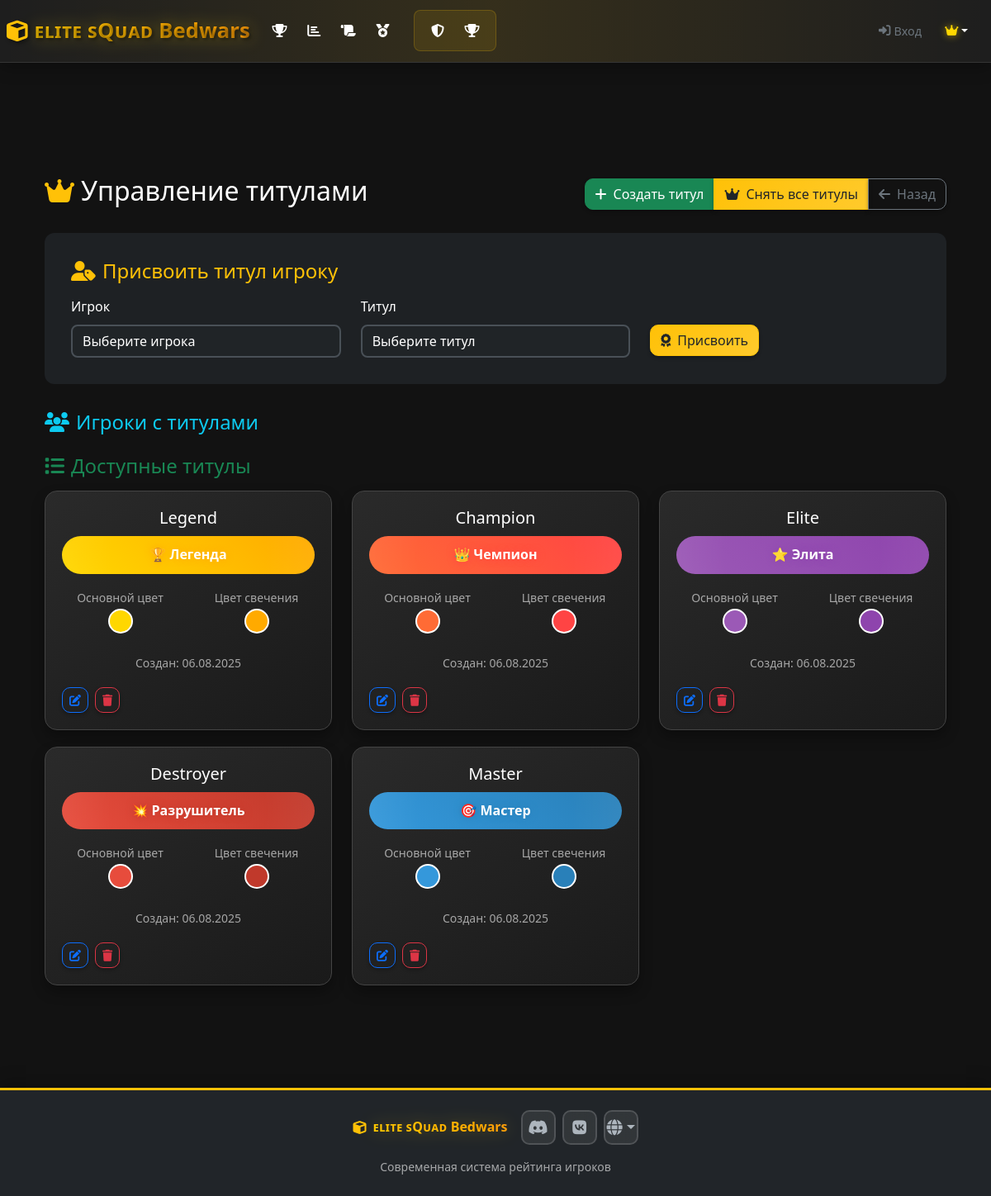
Page /admin/titles (signed in) on the committed database.
### models.py (models this page shows, shortened)
class CustomTitle(db.Model):
    id = db.Column(db.Integer, primary_key=True)
    name = db.Column(db.String(100), nullable=False, unique=True)
    display_name = db.Column(db.String(100), nullable=False)
    color = db.Column(db.String(7), default='#ffd700')  # Hex color
    glow_color = db.Column(db.String(7), default='#ffd700')  # Glow effect color
    is_active = db.Column(db.Boolean, default=True)
    created_at = db.Column(db.DateTime, default=datetime.utcnow)
    created_by = db.Column(db.String(100), default='admin')

### routes.py (the view)
@app.route('/admin/titles')
def admin_titles():
    if not session.get('is_admin', False):
        flash('Доступ запрещен!', 'error')
        return redirect(url_for('login'))
    titles = CustomTitle.query.all()
    players = Player.query.all()
    return render_template('admin_titles.html', titles=titles, players=players)

### routes.py (called while the page is built)
@app.context_processor
def inject_current_player():
    current_player = None
    player_nickname = session.get('player_nickname')
    if player_nickname:
        current_player = Player.query.filter_by(nickname=player_nickname).first()
    if 'language' not in session:
        session['language'] = 'ru'
    return dict(current_player=current_player, current_language=session.get('language', 'ru'))

### templates/admin_titles.html (shortened to what this page needs)
{% extends "base.html" %}
{% block content %}
<div class="container-fluid py-4">
    <div class="d-flex justify-content-between align-items-center mb-4">
        <h2 class="page-title">
            <i class="fas fa-crown text-warning me-2 glow-effect"></i>Управление титулами
        </h2>
        <div class="btn-group">
            <button class="btn btn-success" data-bs-target="#createTitleModal" data-bs-toggle="modal">
                <i class="fas fa-plus me-2"></i>Создать титул
            </button>
            <button class="btn btn-warning" onclick="removeAllTitles()">
                <i class="fas fa-crown me-2"></i>Снять все титулы
            </button>
            <a href="{{ url_for('admin') }}" class="btn btn-outline-secondary">
                <i class="fas fa-arrow-left me-2"></i>Назад
            </a>
        </div>
    </div>
    <div class="assign-section">
        <h4 class="text-warning mb-3">
            <i class="fas fa-user-tag me-2"></i>Присвоить титул игроку
        </h4>
        <form method="POST" action="{{ url_for('assign_title') }}">
            <div class="row">
                <div class="col-md-4">
                    <label class="form-label">Игрок</label>
                    <select name="player_id" class="form-select" required>
                        <option value="">Выберите игрока</option>
                    </select>
                </div>
                <div class="col-md-4">
                    <label class="form-label">Титул</label>
                    <select name="title_id" class="form-select" required>
                        <option value="">Выберите титул</option>
                    </select>
                </div>
                <div class="col-md-4">
                    <label class="form-label">&nbsp;</label>
                    <button type="submit" class="btn btn-warning d-block">
                        <i class="fas fa-award me-2"></i>Присвоить
                    </button>
                </div>
            </div>
        </form>
    </div>
    <div class="mb-4">
        <h4 class="text-info mb-3">
            <i class="fas fa-users me-2"></i>Игроки с титулами
        </h4>
    </div>
    <div class="row">
        <div class="col-12">
            <h4 class="text-success mb-3">
                <i class="fas fa-list me-2"></i>Доступные титулы
            </h4>
        </div>
        {% for title in titles %}
        <div class="col-lg-6 col-xl-4">
            <div class="title-card">
                <div class="text-center mb-3">
                    <h5>{{ title.name|title }}</h5>
                    <div class="title-preview"
                         style="background: linear-gradient(45deg, {{ title.color }}, {{ title.glow_color }});
                                color: #fff; text-shadow: 0 0 10px {{ title.glow_color }};">
                        {{ title.display_name }}
                    </div>
                </div>
                <div class="row text-center">
                    <div class="col-6">
                        <small class="text-muted">Основной цвет</small>
                        <div class="color-preview" style="background: {{ title.color }};"></div>
                    </div>
                    <div class="col-6">
                        <small class="text-muted">Цвет свечения</small>
                        <div class="color-preview" style="background: {{ title.glow_color }};"></div>
                    </div>
                </div>
                <div class="text-center mt-3">
                    <small class="text-muted">
                        Создан: {{ title.created_at.strftime('%d.%m.%Y') }}
                    </small>
                </div>
                <div class="d-flex gap-2 mt-3">
                    <button class="btn btn-sm btn-outline-primary" onclick="editTitle({{ title.id }})">
                        <i class="fas fa-edit"></i>
                    </button>
                    <button class="btn btn-sm btn-outline-danger" onclick="deleteTitle({{ title.id }})">
                        <i class="fas fa-trash"></i>
                    </button>
                </div>
            </div>
        </div>
        {% endfor %}
    </div>
</div>
{% endblock %}

### static/css/style.css (style rules this page uses)
:root { --primary-color: #ffc107; --secondary-color: #6c757d; --success-color: #198754; --danger-color: #dc3545; --warning-color: #ffc107; --info-color: #0dcaf0; --dark-color: #212529; --light-color: #f8f9fa; --minecraft-green: #00aa00; --minecraft-red: #ff5555; --minecraft-blue: #5555ff; --minecraft-gold: #ffaa00; --minecraft-purple: #aa00aa; --reputation-color: #007bff; --bg-primary: linear-gradient(135deg, #1a1a1a 0%, #2d2d2d 100%); --bg-secondary: linear-gradient(135deg, #343a40 0%, #495057 100%); --bg-accent: linear-gradient(135deg, #ffc107 0%, #ffca2c 100%); --shadow-sm: 0 2px 4px rgba(0, 0, 0, 0.3); --shadow-md: 0 4px 8px rgba(0, 0, 0, 0.4); --shadow-lg: 0 8px 16px rgba(0, 0, 0, 0.5); --shadow-glow: 0 0 20px rgba(255, 193, 7, 0.3); }
* { box-sizing: border-box; cursor: none !important; }
html, body { height: 100%; max-height: 100%; margin: 0; padding: 0; }
body { background: var(--bg-primary); color: #ffffff; font-family: 'Segoe UI', Tahoma, Geneva, Verdana, sans-serif; line-height: 1.6; overflow-x: hidden; cursor: default; display: flex; flex-direction: column; min-height: 100vh; cursor: none !important; }
.glow-effect { animation: iconGlow 2s ease-in-out infinite alternate; }
.btn { border-radius: 10px; font-weight: 500; transition: all 0.3s cubic-bezier(0.25, 0.46, 0.45, 0.94); box-shadow: var(--shadow-sm); cursor: pointer; position: relative; overflow: hidden; }
.btn::before { content: ''; position: absolute; top: 0; left: -100%; width: 100%; height: 100%; background: linear-gradient(90deg, transparent, rgba(255, 255, 255, 0.2), transparent); transition: left 0.5s ease; }
.btn-warning { background: var(--bg-accent); border-color: var(--warning-color); color: #212529; }
.form-select { background: rgba(33, 37, 41, 0.8); border: 2px solid #495057; color: #ffffff; transition: all 0.3s ease; border-radius: 8px; }

### templates/admin_titles.html (style rules this page uses)
.title-card { background: linear-gradient(145deg, #2a2a2a, #1a1a1a); border: 1px solid #444; border-radius: 15px; padding: 20px; margin-bottom: 20px; box-shadow: 0 8px 16px rgba(0,0,0,0.3); transition: transform 0.3s ease; }
.title-preview { padding: 10px 20px; border-radius: 25px; font-weight: bold; margin: 10px 0; text-align: center; position: relative; overflow: hidden; }
.title-preview::before { content: ''; position: absolute; top: -50%; left: -50%; width: 200%; height: 200%; background: radial-gradient(circle, transparent 30%, rgba(255,255,255,0.1) 70%); animation: shimmer 3s linear infinite; }
.assign-section { background: rgba(33, 37, 41, 0.8); border-radius: 12px; padding: 2rem; margin-bottom: 2rem; }
.color-preview { width: 30px; height: 30px; border-radius: 50%; border: 2px solid #fff; display: inline-block; margin: 0 10px; }

### rows in the picture
CustomTitle: name "Legend", display_name "🏆 Легенда", created_at "06.08.2025"
CustomTitle: name "Champion", display_name "👑 Чемпион", created_at "06.08.2025"
CustomTitle: name "Elite", display_name "⭐ Элита", created_at "06.08.2025"
CustomTitle: name "Destroyer", display_name "💥 Разрушитель", created_at "06.08.2025"
CustomTitle: name "Master", display_name "🎯 Мастер", created_at "06.08.2025"
